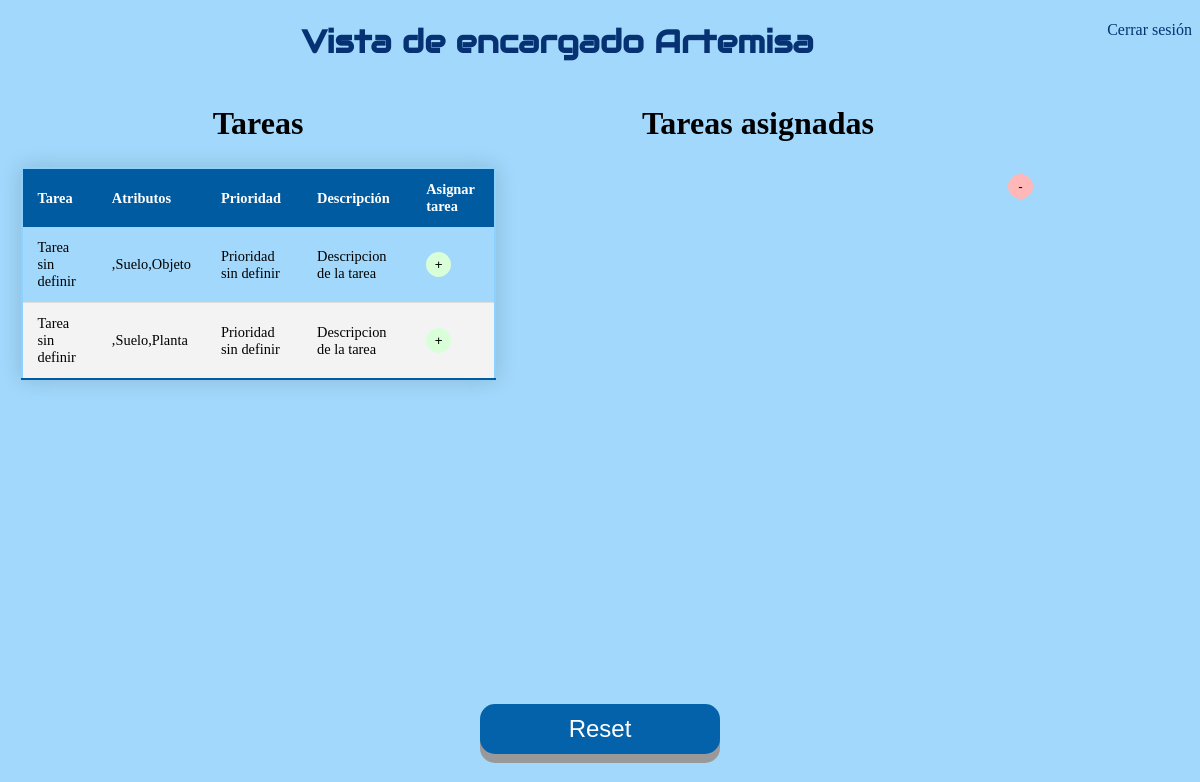
The page /interfaz_encargado.html on the database as committed earlier.
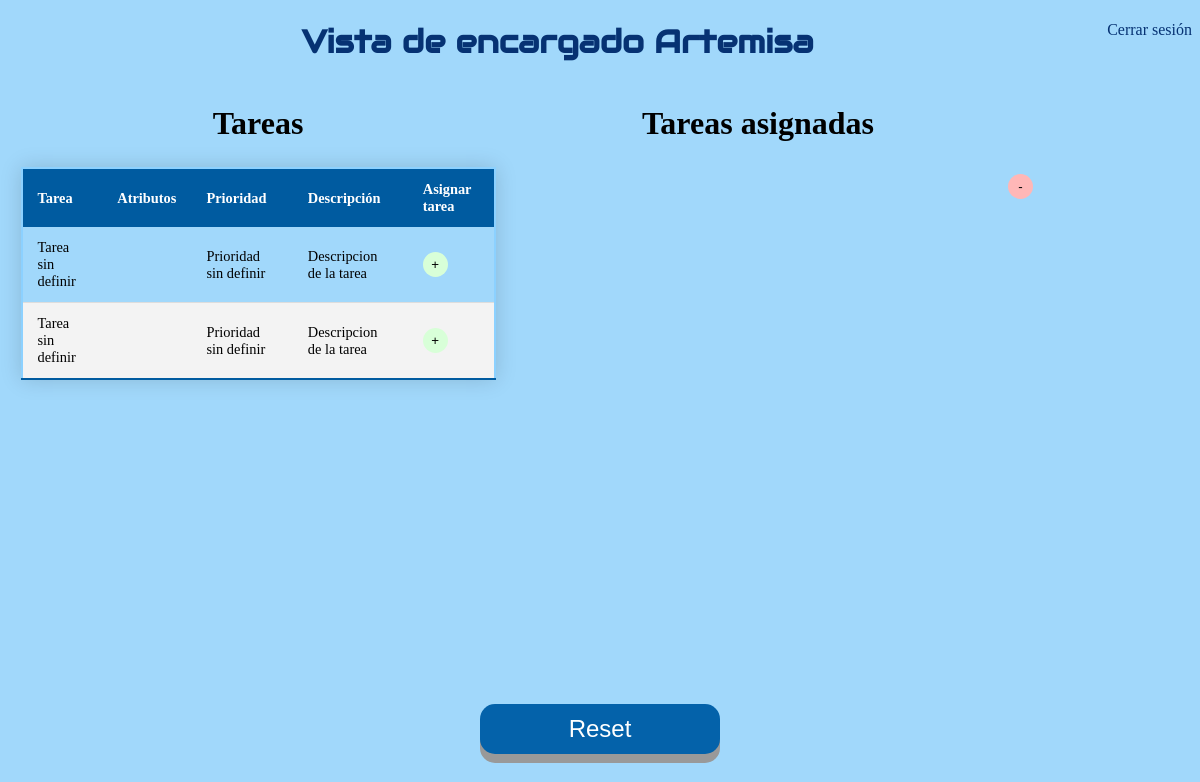
The same page on the database as committed later.
### app.py (models this page shows)
class Todo(db.Model): #Tabla para tareas creadas
    id = db.Column(db.Integer, primary_key=True)
    content = db.Column(db.String(200), nullable=False)
    priority = db.Column(db.String(200))        # prioridad
    descripcion = db.Column(db.String(200))             # Descripcion
    atributos = db.Column(db.String(800))               # Atributos

### app.py (the view)
@app.route('/interfaz_encargado.html', methods=['POST','GET'])   # Redireccion a Encargado
def encargado():
    tasks = Todo.query.order_by(Todo.id).all() # tareas ordenadas por id
    return render_template('interfaz_encargado.html', tasks=tasks)

### templates/interfaz_encargado.html (shortened to what this page needs)
{% extends 'base.html' %}
{% block body %}
<a style="float:right" href="index.html">Cerrar sesión</a>
    <center>
        <h1 class="principal"> Vista de encargado Artemisa</h1>
    </center>
    <div class="inline-div-izquierda">
        <h1 class="Copper">Tareas</h1>
        <center>
            <table>
                <thead>
                    <tr>
                        <th> Tarea</th>
                        <th>Atributos</th>
                        <th>Prioridad</th>
                        <th>Descripción</th>
                        <th>Asignar tarea</th>
                    </tr>
                </thead>
                {% for task in tasks %}
                    {% if task.id!=1 %}
                            <tr>
                            <td> {{ task.content }}</td>
                            <td>
                                {{task.atributos}}
                            </td>
                            <td>
                                {{task.priority}}
                            </td>
                            <td>
                                {{task.descripcion}}
                            </td>
                            <td>
                                <button type="button" class="button3" onClick="window.location.href='/asignar/{{task.id}}';">+</button>
                            </td>
                        </tr>
                    {% endif %}
                {% endfor %}
            </table>
        </center>
    </div>
    <center>
        <div class="inline-div-izquierda">
            <h1 class="Copper"> Tareas asignadas</h1>
        </div>
    </center>
    <div class="inline-div-izquierda2">
        <br> <br> <br> <br> <br>
        <button type="button" class="button4" onClick="eliminar()">-</button> <br>
    </div>
    <button id="boton2" class="button2" onclick="window.location.href='interfaz_encargado.html';">Reset</button>
{% endblock %}

### templates/base.html (shortened to what this page needs)
<!DOCTYPE html>
<html>
    <head>
        <link rel="stylesheet" href="{{ url_for('static', filename='css/main.css') }}">
    </head>
    <body>
        {% block body %} {% endblock %}
    </body>
</html>

### static/css/main.css (style rules this page uses)
a:link { text-decoration: none; color: rgb(6, 50, 115); }
body { background-color: #a1d8fb; }
h1.Copper { font-family: Copperplate, Papyrus, fantasy; text-align: center }
h1.principal { font-family: "Audiowide", sans-serif; color: rgb(6, 50, 115); }
.button2 { width: 20%; height: 50px; position: absolute; top: 88%; left: 40%; font-size: 24px; text-align: center; position: absolute; bottom: 30px; right: 600px; cursor: pointer; outline: none; color: #fff; background-color: #0462aa; border: none; border-radius: 15px; box-shadow: 0 9px #999; }
.button3 { width: 25px; height: 25px; border: none; border-radius: 15px; background-color: #d8ffd8; }
.button4 { width: 25px; height: 25px; border: none; border-radius: 15px; background-color: #ffb7b7; }
.inline-div-izquierda { width: 500px; float: left; }
.inline-div-izquierda2 { width: 72px; float: left; }
table { border: 2px solid rgb(140, 209, 255); border-collapse: collapse; width: 95%; margin: 25px 0; font-size: 0.9em; min-width: 400px; box-shadow: 0 0 20px rgba(0, 0, 0, 0.15); }
thead tr { background-color: #005ba0; color: #ffffff; text-align: left; }
th, td { padding: 12px 15px; }
tbody tr { border-bottom: 1px solid #dddddd; }
tbody tr:nth-of-type(even) { background-color: #f3f3f3; }
tbody tr:last-of-type { border-bottom: 2px solid #005ba0; }

Rows that differ between the two databases and show on the page:
changed Todo (number 1 of 2 on the later page): atributos ",Suelo,Objeto" → (not shown)
changed Todo (number 2 of 2 on the later page): atributos ",Suelo,Planta" → (not shown)
